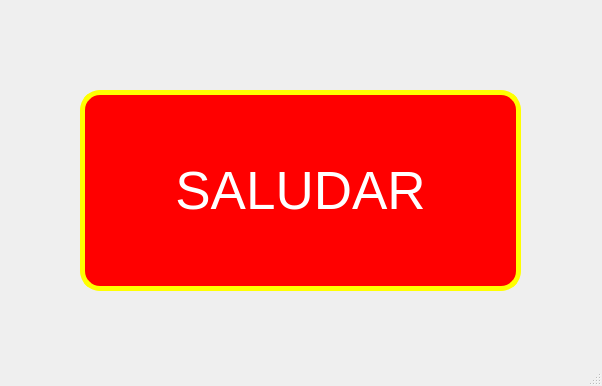
<?xml version="1.0" encoding="UTF-8"?>
<ui version="4.0">
 <class>MainWindow</class>
 <widget class="QMainWindow" name="MainWindow">
  <property name="geometry">
   <rect>
    <x>0</x>
    <y>0</y>
    <width>602</width>
    <height>386</height>
   </rect>
  </property>
  <property name="windowTitle">
   <string>MainWindow</string>
  </property>
  <widget class="QWidget" name="centralwidget">
   <widget class="QPushButton" name="btn_saludar">
    <property name="geometry">
     <rect>
      <x>80</x>
      <y>90</y>
      <width>441</width>
      <height>201</height>
     </rect>
    </property>
    <property name="font">
     <font>
      <pointsize>40</pointsize>
     </font>
    </property>
    <property name="styleSheet">
     <string notr="true">background-color: rgb(255, 0, 0);
color: rgb(255, 255, 255);
border-radius:20px;
border: 5px solid yellow;</string>
    </property>
    <property name="text">
     <string>SALUDAR</string>
    </property>
   </widget>
  </widget>
  <widget class="QMenuBar" name="menubar">
   <property name="geometry">
    <rect>
     <x>0</x>
     <y>0</y>
     <width>602</width>
     <height>21</height>
    </rect>
   </property>
  </widget>
  <widget class="QStatusBar" name="statusbar"/>
 </widget>
 <resources/>
 <connections/>
</ui>
